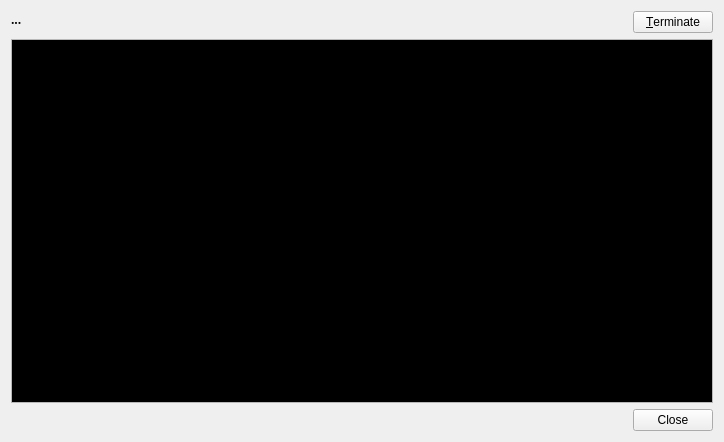
<?xml version="1.0" encoding="UTF-8"?>
<ui version="4.0">
 <class>Console</class>
 <widget class="QMainWindow" name="Console">
  <property name="geometry">
   <rect>
    <x>0</x>
    <y>0</y>
    <width>724</width>
    <height>442</height>
   </rect>
  </property>
  <property name="windowTitle">
   <string>Action output window - QGit</string>
  </property>
  <property name="windowIcon">
   <iconset theme="utilities-terminal" resource="icons.qrc">
    <normaloff>:/icons/resources/openterm.png</normaloff>:/icons/resources/openterm.png</iconset>
  </property>
  <widget class="QWidget" name="widget">
   <layout class="QVBoxLayout" name="verticalLayout">
    <item>
     <layout class="QHBoxLayout">
      <property name="spacing">
       <number>6</number>
      </property>
      <property name="leftMargin">
       <number>0</number>
      </property>
      <property name="topMargin">
       <number>0</number>
      </property>
      <property name="rightMargin">
       <number>0</number>
      </property>
      <property name="bottomMargin">
       <number>0</number>
      </property>
      <item>
       <widget class="QLabel" name="textLabelCmd">
        <property name="sizePolicy">
         <sizepolicy hsizetype="Preferred" vsizetype="Preferred">
          <horstretch>3</horstretch>
          <verstretch>0</verstretch>
         </sizepolicy>
        </property>
        <property name="font">
         <font>
          <family>Sans Serif</family>
          <pointsize>9</pointsize>
          <italic>false</italic>
          <bold>true</bold>
          <underline>false</underline>
          <strikeout>false</strikeout>
         </font>
        </property>
        <property name="toolTip">
         <string>Shows action definition</string>
        </property>
        <property name="text">
         <string>...</string>
        </property>
        <property name="textFormat">
         <enum>Qt::TextFormat::PlainText</enum>
        </property>
        <property name="alignment">
         <set>Qt::AlignmentFlag::AlignLeading|Qt::AlignmentFlag::AlignLeft|Qt::AlignmentFlag::AlignTop</set>
        </property>
        <property name="wordWrap">
         <bool>true</bool>
        </property>
       </widget>
      </item>
      <item>
       <spacer>
        <property name="orientation">
         <enum>Qt::Orientation::Horizontal</enum>
        </property>
        <property name="sizeHint" stdset="0">
         <size>
          <width>40</width>
          <height>20</height>
         </size>
        </property>
       </spacer>
      </item>
      <item>
       <widget class="QPushButton" name="pushButtonTerminate">
        <property name="sizePolicy">
         <sizepolicy hsizetype="Minimum" vsizetype="Fixed">
          <horstretch>0</horstretch>
          <verstretch>0</verstretch>
         </sizepolicy>
        </property>
        <property name="toolTip">
         <string>Click to terminate action execution</string>
        </property>
        <property name="text">
         <string>&amp;Terminate</string>
        </property>
        <property name="icon">
         <iconset theme="dialog-cancel" resource="icons.qrc">
          <normaloff>:/icons/resources/cancel.png</normaloff>:/icons/resources/cancel.png</iconset>
        </property>
        <property name="autoDefault">
         <bool>true</bool>
        </property>
        <property name="flat">
         <bool>false</bool>
        </property>
       </widget>
      </item>
     </layout>
    </item>
    <item>
     <widget class="QTextEdit" name="textEditOutput">
      <property name="palette">
       <palette>
        <active>
         <colorrole role="Text">
          <brush brushstyle="SolidPattern">
           <color alpha="255">
            <red>85</red>
            <green>255</green>
            <blue>0</blue>
           </color>
          </brush>
         </colorrole>
         <colorrole role="BrightText">
          <brush brushstyle="SolidPattern">
           <color alpha="255">
            <red>255</red>
            <green>255</green>
            <blue>255</blue>
           </color>
          </brush>
         </colorrole>
         <colorrole role="Base">
          <brush brushstyle="SolidPattern">
           <color alpha="255">
            <red>0</red>
            <green>0</green>
            <blue>0</blue>
           </color>
          </brush>
         </colorrole>
         <colorrole role="Highlight">
          <brush brushstyle="SolidPattern">
           <color alpha="255">
            <red>103</red>
            <green>141</green>
            <blue>178</blue>
           </color>
          </brush>
         </colorrole>
         <colorrole role="HighlightedText">
          <brush brushstyle="SolidPattern">
           <color alpha="255">
            <red>255</red>
            <green>255</green>
            <blue>255</blue>
           </color>
          </brush>
         </colorrole>
        </active>
        <inactive>
         <colorrole role="Text">
          <brush brushstyle="SolidPattern">
           <color alpha="255">
            <red>85</red>
            <green>255</green>
            <blue>0</blue>
           </color>
          </brush>
         </colorrole>
         <colorrole role="BrightText">
          <brush brushstyle="SolidPattern">
           <color alpha="255">
            <red>255</red>
            <green>255</green>
            <blue>255</blue>
           </color>
          </brush>
         </colorrole>
         <colorrole role="Base">
          <brush brushstyle="SolidPattern">
           <color alpha="255">
            <red>0</red>
            <green>0</green>
            <blue>0</blue>
           </color>
          </brush>
         </colorrole>
         <colorrole role="Highlight">
          <brush brushstyle="SolidPattern">
           <color alpha="255">
            <red>103</red>
            <green>141</green>
            <blue>178</blue>
           </color>
          </brush>
         </colorrole>
         <colorrole role="HighlightedText">
          <brush brushstyle="SolidPattern">
           <color alpha="255">
            <red>255</red>
            <green>255</green>
            <blue>255</blue>
           </color>
          </brush>
         </colorrole>
        </inactive>
        <disabled>
         <colorrole role="Text">
          <brush brushstyle="SolidPattern">
           <color alpha="255">
            <red>199</red>
            <green>199</green>
            <blue>199</blue>
           </color>
          </brush>
         </colorrole>
         <colorrole role="BrightText">
          <brush brushstyle="SolidPattern">
           <color alpha="255">
            <red>255</red>
            <green>255</green>
            <blue>255</blue>
           </color>
          </brush>
         </colorrole>
         <colorrole role="Base">
          <brush brushstyle="SolidPattern">
           <color alpha="255">
            <red>239</red>
            <green>239</green>
            <blue>239</blue>
           </color>
          </brush>
         </colorrole>
         <colorrole role="Highlight">
          <brush brushstyle="SolidPattern">
           <color alpha="255">
            <red>86</red>
            <green>117</green>
            <blue>148</blue>
           </color>
          </brush>
         </colorrole>
         <colorrole role="HighlightedText">
          <brush brushstyle="SolidPattern">
           <color alpha="255">
            <red>255</red>
            <green>255</green>
            <blue>255</blue>
           </color>
          </brush>
         </colorrole>
        </disabled>
       </palette>
      </property>
      <property name="acceptDrops">
       <bool>false</bool>
      </property>
      <property name="undoRedoEnabled">
       <bool>false</bool>
      </property>
      <property name="readOnly">
       <bool>true</bool>
      </property>
      <property name="acceptRichText">
       <bool>false</bool>
      </property>
     </widget>
    </item>
    <item>
     <widget class="QDialogButtonBox" name="buttonBox">
      <property name="standardButtons">
       <set>QDialogButtonBox::StandardButton::Close</set>
      </property>
     </widget>
    </item>
   </layout>
  </widget>
  <action name="actionTerminate">
   <property name="text">
    <string>Terminate</string>
   </property>
  </action>
 </widget>
 <layoutdefault spacing="6" margin="11"/>
 <tabstops>
  <tabstop>pushButtonTerminate</tabstop>
 </tabstops>
 <resources>
  <include location="icons.qrc"/>
 </resources>
 <connections>
  <connection>
   <sender>pushButtonTerminate</sender>
   <signal>clicked()</signal>
   <receiver>Console</receiver>
   <slot>pushButtonTerminate_clicked()</slot>
   <hints>
    <hint type="sourcelabel">
     <x>658</x>
     <y>49</y>
    </hint>
    <hint type="destinationlabel">
     <x>361</x>
     <y>220</y>
    </hint>
   </hints>
  </connection>
  <connection>
   <sender>buttonBox</sender>
   <signal>rejected()</signal>
   <receiver>Console</receiver>
   <slot>pushButtonOk_clicked()</slot>
   <hints>
    <hint type="sourcelabel">
     <x>361</x>
     <y>374</y>
    </hint>
    <hint type="destinationlabel">
     <x>361</x>
     <y>220</y>
    </hint>
   </hints>
  </connection>
 </connections>
 <slots>
  <slot>pushButtonTerminate_clicked()</slot>
  <slot>pushButtonOk_clicked()</slot>
 </slots>
</ui>
